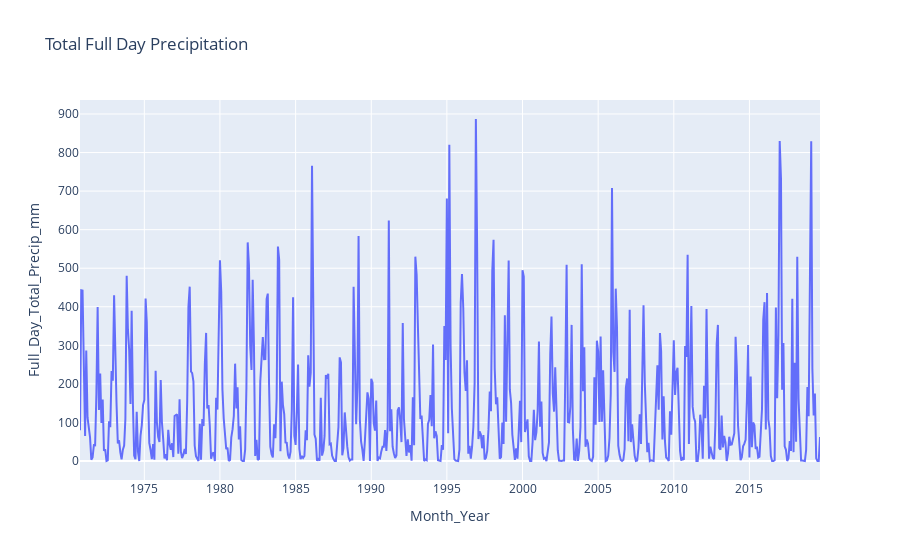

The notebook cell saved with this chart:
### Code cell
# create a plotly express line chart
fig = px.line(df, x="Month_Year", y="Full_Day_Total_Precip_mm", title='Total Full Day Precipitation')

fig.show()

### Figure 1 — Plotly figure (JSON) as saved in the notebook; plotly's stock layout.template omitted (floating-point values rounded to 4 significant figures; data arrays with more than 128 entries replaced by an {"elided": "..."} marker saying what was removed)
{"data": [{"hovertemplate": "Month_Year=%{x}<br>Full_Day_Total_Precip_mm=%{y}<extra></extra>", "legendgroup": "", "line": {"color": "#636efa", "dash": "solid"}, "marker": {"symbol": "circle"}, "mode": "lines", "name": "", "orientation": "v", "showlegend": false, "type": "scatter", "x": {"elided": "588 str values"}, "xaxis": "x", "y": {"elided": "588 float values"}, "yaxis": "y"}], "layout": {"legend": {"tracegroupgap": 0}, "title": {"text": "Total Full Day Precipitation"}, "xaxis": {"anchor": "y", "domain": [0, 1], "title": {"text": "Month_Year"}}, "yaxis": {"anchor": "x", "domain": [0, 1], "title": {"text": "Full_Day_Total_Precip_mm"}}}}
